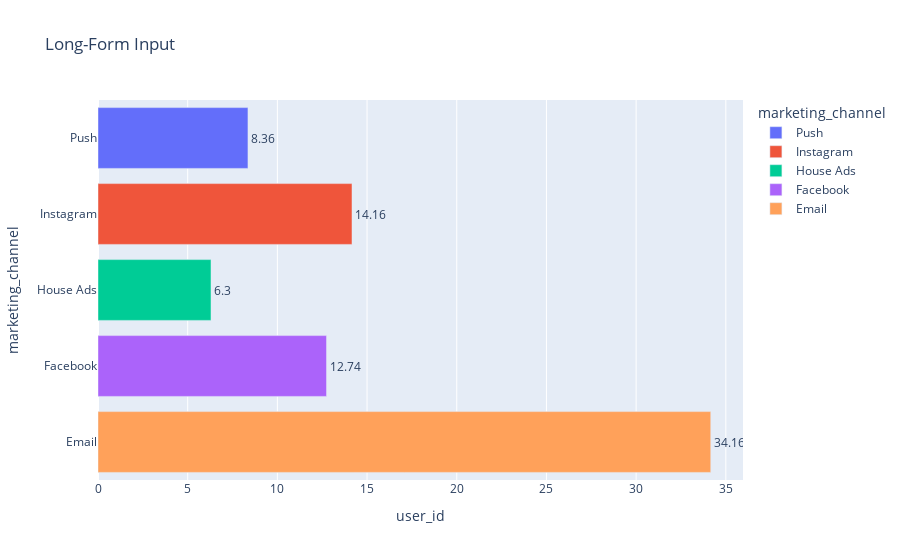

Notebook code for this chart:
### Code cell
fig = px.bar(retention_per_channel, x="user_id", y="marketing_channel",
             color = 'marketing_channel', title="Long-Form Input", text='user_id')
fig.update_traces(texttemplate='%{text}', textposition='outside')
fig.show()

### Figure 1 — Plotly figure (JSON) as saved in the notebook; plotly's stock layout.template omitted (floating-point values rounded to 4 significant figures)
{"data": [{"alignmentgroup": "True", "hovertemplate": "marketing_channel=%{y}<br>user_id=%{text}<extra></extra>", "legendgroup": "Push", "marker": {"color": "#636efa"}, "name": "Push", "offsetgroup": "Push", "orientation": "h", "showlegend": true, "text": [8.36], "textposition": "outside", "texttemplate": "%{text}", "type": "bar", "x": [8.36], "xaxis": "x", "y": ["Push"], "yaxis": "y"}, {"alignmentgroup": "True", "hovertemplate": "marketing_channel=%{y}<br>user_id=%{text}<extra></extra>", "legendgroup": "Instagram", "marker": {"color": "#EF553B"}, "name": "Instagram", "offsetgroup": "Instagram", "orientation": "h", "showlegend": true, "text": [14.16], "textposition": "outside", "texttemplate": "%{text}", "type": "bar", "x": [14.16], "xaxis": "x", "y": ["Instagram"], "yaxis": "y"}, {"alignmentgroup": "True", "hovertemplate": "marketing_channel=%{y}<br>user_id=%{text}<extra></extra>", "legendgroup": "House Ads", "marker": {"color": "#00cc96"}, "name": "House Ads", "offsetgroup": "House Ads", "orientation": "h", "showlegend": true, "text": [6.3], "textposition": "outside", "texttemplate": "%{text}", "type": "bar", "x": [6.3], "xaxis": "x", "y": ["House Ads"], "yaxis": "y"}, {"alignmentgroup": "True", "hovertemplate": "marketing_channel=%{y}<br>user_id=%{text}<extra></extra>", "legendgroup": "Facebook", "marker": {"color": "#ab63fa"}, "name": "Facebook", "offsetgroup": "Facebook", "orientation": "h", "showlegend": true, "text": [12.74], "textposition": "outside", "texttemplate": "%{text}", "type": "bar", "x": [12.74], "xaxis": "x", "y": ["Facebook"], "yaxis": "y"}, {"alignmentgroup": "True", "hovertemplate": "marketing_channel=%{y}<br>user_id=%{text}<extra></extra>", "legendgroup": "Email", "marker": {"color": "#FFA15A"}, "name": "Email", "offsetgroup": "Email", "orientation": "h", "showlegend": true, "text": [34.16], "textposition": "outside", "texttemplate": "%{text}", "type": "bar", "x": [34.16], "xaxis": "x", "y": ["Email"], "yaxis": "y"}], "layout": {"barmode": "relative", "legend": {"title": {"text": "marketing_channel"}, "tracegroupgap": 0}, "title": {"text": "Long-Form Input"}, "xaxis": {"anchor": "y", "domain": [0, 1], "title": {"text": "user_id"}}, "yaxis": {"anchor": "x", "categoryarray": ["Email", "Facebook", "House Ads", "Instagram", "Push"], "categoryorder": "array", "domain": [0, 1], "title": {"text": "marketing_channel"}}}}
